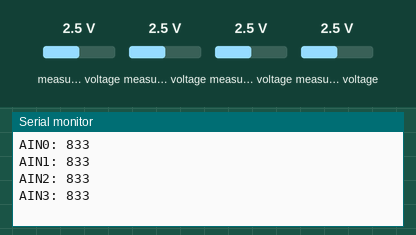
The sketch below on a simulated Arduino Uno, built with avr-gcc and run on an emulated ATmega328P. Parts: the last lines printed to the serial monitor. The inputs (shaded band) are chosen by the test bench; at power-on: measured voltage 2.5 V.

Above: at 1.2 s.
1.3 s: measured voltage (sensor 200) set to 0.1 V
2.8 s: measured voltage (sensor 201) set to 0.1 V
4.3 s: measured voltage (sensor 202) set to 0.1 V
At 5.6 s:
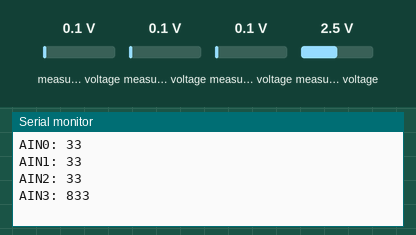
5.8 s: measured voltage (sensor 203) set to 0.1 V
At 6.9 s:
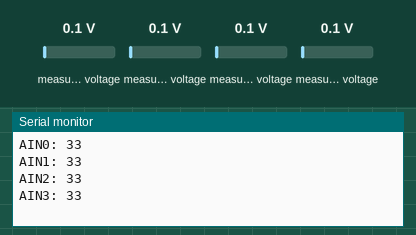
7.3 s: measured voltage (sensor 200) set to 1.2 V
8.8 s: measured voltage (sensor 201) set to 1.2 V
Timing chart, 0 to 11.3 s (numbered marks = the images above; inputs shaded):
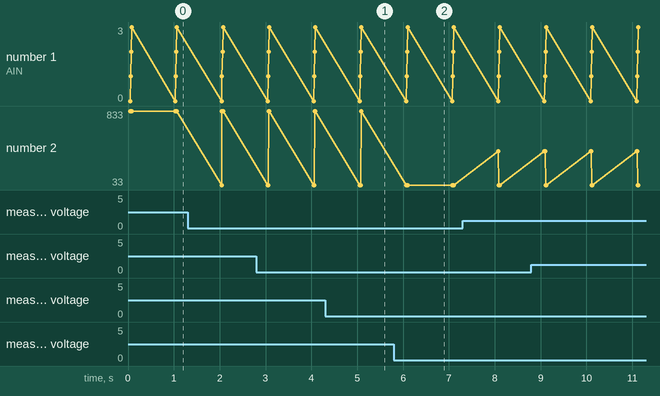

Measured:
- after the input at 4.3 s, the serial monitor: prints a new line after 0.78 s (image 1)
- after the input at 5.8 s, the serial monitor: prints a new line after 0.30 s (image 2)

The sketch:

ads1x15_test.ino
```cpp
#include <Wire.h>
#include <Adafruit_ADS1X15.h>

Adafruit_ADS1015 ads;     /* Use thi for the 12-bit version */

void setup(void)
{
  Serial.begin(9600);
  Serial.println("Getting single-ended readings from AIN0..3");
  ads.begin();
}

void loop(void)
{
  int16_t adc0, adc1, adc2, adc3;

  adc0 = ads.readADC_SingleEnded(0);
  adc1 = ads.readADC_SingleEnded(1);
  adc2 = ads.readADC_SingleEnded(2);
  adc3 = ads.readADC_SingleEnded(3);
  Serial.print("AIN0: ");
  Serial.println(adc0);
  Serial.print("AIN1: ");
  Serial.println(adc1);
  Serial.print("AIN2: ");
  Serial.println(adc2);
  Serial.print("AIN3: ");
  Serial.println(adc3);
  Serial.println(" ");

  delay(1000);
}
```
